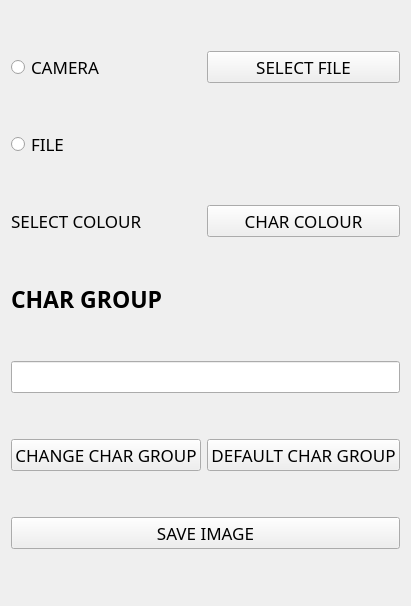
<?xml version="1.0" encoding="UTF-8"?>
<ui version="4.0">
 <class>asci_art_widget</class>
 <widget class="QWidget" name="asci_art_widget">
  <property name="geometry">
   <rect>
    <x>0</x>
    <y>0</y>
    <width>365</width>
    <height>606</height>
   </rect>
  </property>
  <property name="windowTitle">
   <string>Form</string>
  </property>
  <layout class="QGridLayout" name="gridLayout">
   <item row="3" column="1">
    <widget class="QPushButton" name="char_colour_b">
     <property name="font">
      <font>
       <family>Bahnschrift SemiLight Condensed</family>
       <pointsize>13</pointsize>
      </font>
     </property>
     <property name="cursor">
      <cursorShape>PointingHandCursor</cursorShape>
     </property>
     <property name="text">
      <string>CHAR COLOUR</string>
     </property>
    </widget>
   </item>
   <item row="7" column="0" colspan="2">
    <widget class="QPushButton" name="save_image_b">
     <property name="font">
      <font>
       <family>Bahnschrift SemiLight Condensed</family>
       <pointsize>13</pointsize>
      </font>
     </property>
     <property name="cursor">
      <cursorShape>PointingHandCursor</cursorShape>
     </property>
     <property name="text">
      <string>SAVE IMAGE</string>
     </property>
    </widget>
   </item>
   <item row="0" column="0">
    <widget class="QRadioButton" name="camera_rb">
     <property name="font">
      <font>
       <family>Bahnschrift SemiLight Condensed</family>
       <pointsize>13</pointsize>
      </font>
     </property>
     <property name="cursor">
      <cursorShape>PointingHandCursor</cursorShape>
     </property>
     <property name="text">
      <string>CAMERA</string>
     </property>
    </widget>
   </item>
   <item row="4" column="0" colspan="2">
    <widget class="QLabel" name="char_group_l">
     <property name="sizePolicy">
      <sizepolicy hsizetype="Preferred" vsizetype="Fixed">
       <horstretch>0</horstretch>
       <verstretch>0</verstretch>
      </sizepolicy>
     </property>
     <property name="font">
      <font>
       <family>Bahnschrift SemiLight Condensed</family>
       <pointsize>17</pointsize>
       <weight>75</weight>
       <bold>true</bold>
      </font>
     </property>
     <property name="text">
      <string>CHAR GROUP</string>
     </property>
    </widget>
   </item>
   <item row="6" column="1">
    <widget class="QPushButton" name="default_char_group_b">
     <property name="font">
      <font>
       <family>Bahnschrift SemiLight Condensed</family>
       <pointsize>13</pointsize>
      </font>
     </property>
     <property name="cursor">
      <cursorShape>PointingHandCursor</cursorShape>
     </property>
     <property name="text">
      <string>DEFAULT CHAR GROUP</string>
     </property>
    </widget>
   </item>
   <item row="2" column="0">
    <widget class="QRadioButton" name="file_rb">
     <property name="font">
      <font>
       <family>Bahnschrift SemiLight Condensed</family>
       <pointsize>13</pointsize>
      </font>
     </property>
     <property name="cursor">
      <cursorShape>PointingHandCursor</cursorShape>
     </property>
     <property name="text">
      <string>FILE</string>
     </property>
    </widget>
   </item>
   <item row="5" column="0" colspan="2">
    <widget class="QLineEdit" name="char_group_line_edit">
     <property name="font">
      <font>
       <family>Bahnschrift SemiLight Condensed</family>
       <pointsize>13</pointsize>
      </font>
     </property>
    </widget>
   </item>
   <item row="3" column="0">
    <widget class="QLabel" name="select_colour_l">
     <property name="font">
      <font>
       <family>Bahnschrift SemiLight Condensed</family>
       <pointsize>13</pointsize>
      </font>
     </property>
     <property name="text">
      <string>SELECT COLOUR</string>
     </property>
    </widget>
   </item>
   <item row="0" column="1">
    <widget class="QPushButton" name="select_file_b">
     <property name="font">
      <font>
       <family>Bahnschrift SemiLight Condensed</family>
       <pointsize>13</pointsize>
      </font>
     </property>
     <property name="cursor">
      <cursorShape>PointingHandCursor</cursorShape>
     </property>
     <property name="text">
      <string>SELECT FILE</string>
     </property>
    </widget>
   </item>
   <item row="6" column="0">
    <widget class="QPushButton" name="change_char_group_b">
     <property name="font">
      <font>
       <family>Bahnschrift SemiLight Condensed</family>
       <pointsize>13</pointsize>
      </font>
     </property>
     <property name="cursor">
      <cursorShape>PointingHandCursor</cursorShape>
     </property>
     <property name="text">
      <string>CHANGE CHAR GROUP</string>
     </property>
    </widget>
   </item>
  </layout>
 </widget>
 <resources/>
 <connections/>
</ui>
